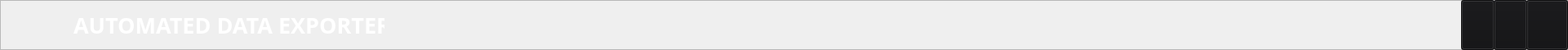
    <widget class="QFrame" name="headerr">
     <property name="geometry">
      <rect>
       <x>0</x>
       <y>0</y>
       <width>1921</width>
       <height>61</height>
      </rect>
     </property>
     <property name="styleSheet">
      <string notr="true"/>
     </property>
     <property name="frameShape">
      <enum>QFrame::StyledPanel</enum>
     </property>
     <property name="frameShadow">
      <enum>QFrame::Raised</enum>
     </property>
     <widget class="QLabel" name="data_exporter">
      <property name="geometry">
       <rect>
        <x>90</x>
        <y>10</y>
        <width>381</width>
        <height>41</height>
       </rect>
      </property>
      <property name="font">
       <font>
        <family>Bahnschrift SemiBold SemiConden</family>
        <pointsize>20</pointsize>
        <weight>75</weight>
        <bold>true</bold>
       </font>
      </property>
      <property name="styleSheet">
       <string notr="true">color:white;
</string>
      </property>
      <property name="text">
       <string>AUTOMATED DATA EXPORTER</string>
      </property>
     </widget>
     <widget class="QPushButton" name="minimize_button">
      <property name="geometry">
       <rect>
        <x>1790</x>
        <y>0</y>
        <width>41</width>
        <height>61</height>
       </rect>
      </property>
      <property name="mouseTracking">
       <bool>true</bool>
      </property>
      <property name="styleSheet">
       <string notr="true">QPushButton {
background: #121214;
}

QPushButton:hover {
    background:rgb(60, 100, 159);

}</string>
      </property>
      <property name="text">
       <string notr="true"/>
      </property>
      <property name="icon">
       <iconset resource="resource.qrc">
        <normaloff>:/icons/resources/icons/minimize.png</normaloff>:/icons/resources/icons/minimize.png</iconset>
      </property>
      <property name="iconSize">
       <size>
        <width>20</width>
        <height>20</height>
       </size>
      </property>
      <property name="flat">
       <bool>false</bool>
      </property>
     </widget>
     <widget class="QPushButton" name="exit_button">
      <property name="geometry">
       <rect>
        <x>1870</x>
        <y>0</y>
        <width>51</width>
        <height>61</height>
       </rect>
      </property>
      <property name="mouseTracking">
       <bool>true</bool>
      </property>
      <property name="styleSheet">
       <string notr="true">QPushButton {
background: #121214;
}

QPushButton:hover {
    background:rgb(60, 100, 159);

}</string>
      </property>
      <property name="text">
       <string/>
      </property>
      <property name="icon">
       <iconset resource="resource.qrc">
        <normaloff>:/icons/resources/icons/exit.png</normaloff>:/icons/resources/icons/exit.png</iconset>
      </property>
      <property name="iconSize">
       <size>
        <width>25</width>
        <height>25</height>
       </size>
      </property>
      <property name="default">
       <bool>false</bool>
      </property>
      <property name="flat">
       <bool>false</bool>
      </property>
     </widget>
     <widget class="QLabel" name="power_integrations_icon">
      <property name="geometry">
       <rect>
        <x>20</x>
        <y>10</y>
        <width>41</width>
        <height>41</height>
       </rect>
      </property>
      <property name="text">
       <string/>
      </property>
      <property name="pixmap">
       <pixmap resource="resource.qrc">:/icons/resources/icons/POWI.D-16de9fb7.png</pixmap>
      </property>
      <property name="scaledContents">
       <bool>true</bool>
      </property>
     </widget>
     <widget class="QPushButton" name="maximize_button">
      <property name="geometry">
       <rect>
        <x>1830</x>
        <y>0</y>
        <width>41</width>
        <height>61</height>
       </rect>
      </property>
      <property name="mouseTracking">
       <bool>true</bool>
      </property>
      <property name="styleSheet">
       <string notr="true">QPushButton {
background: #121214;
}

QPushButton:hover {
    background:rgb(60, 100, 159);

}</string>
      </property>
      <property name="text">
       <string notr="true"/>
      </property>
      <property name="icon">
       <iconset resource="resource.qrc">
        <normaloff>:/icons/resources/icons/maximize.png</normaloff>:/icons/resources/icons/maximize.png</iconset>
      </property>
      <property name="iconSize">
       <size>
        <width>20</width>
        <height>20</height>
       </size>
      </property>
      <property name="flat">
       <bool>false</bool>
      </property>
     </widget>
     <zorder>data_exporter</zorder>
     <zorder>exit_button</zorder>
     <zorder>power_integrations_icon</zorder>
     <zorder>maximize_button</zorder>
     <zorder>minimize_button</zorder>
    </widget>
